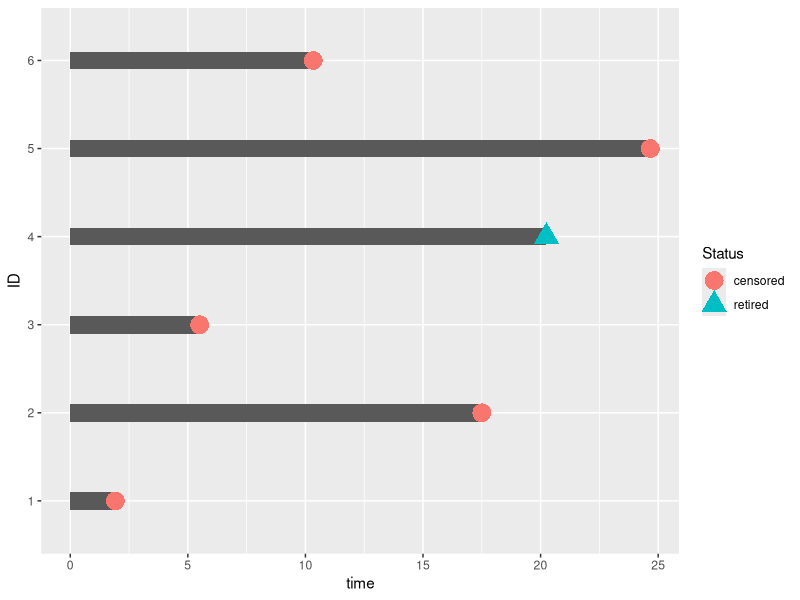
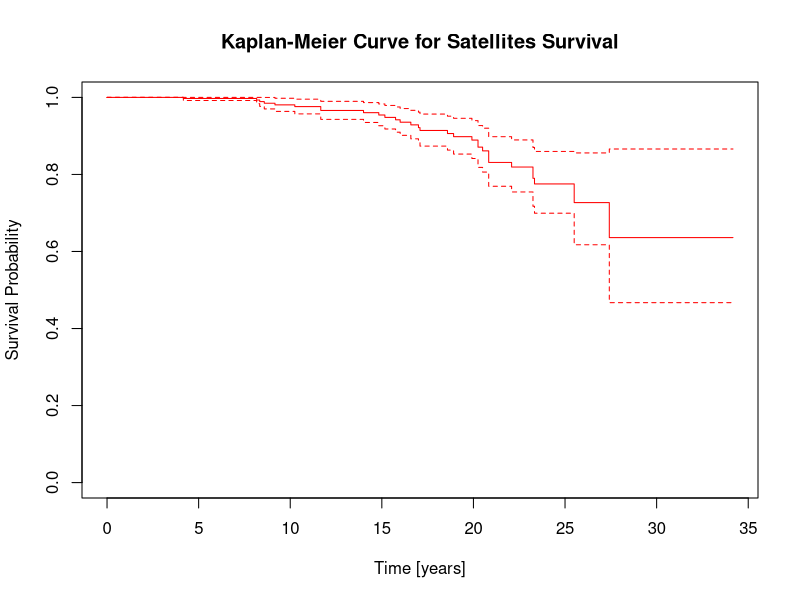

Source code (R) for these figures, in order: (Note: this script raises an error after producing the figures.)
## ---- chunk 1
setwd("C:/Users/simon/OneDrive/Desktop/V Anno/I Semester/Nonparametric Statistics/Project")
## ---- chunk 2
library(readxl)
library(survival)
library(survminer)
library(dplyr) 
library(ggplot2)
library(knitr)
library(broom)
library(tidyr)
## ---- chunk 3
data <- read_excel("Data_Satellites.xlsx", col_names = TRUE)
## ---- chunk 4
summary(data)
## ---- chunk 5
data$Country <- factor(data$Country, ordered = F)
print('Country')
table(data$Country)

data$Users <- factor(data$Users, ordered = F)
print('Users')
table(data$Users)

data$Purpose <- factor(data$Purpose, ordered = F)
print('Purpose')
table(data$Purpose)

data$Orbit <- factor(data$Orbit, ordered = F)
print('Class of Orbit')
table(data$Orbit)

data$Status <- factor(data$Status, ordered = F)
print('Status')
table(data$Status)
## ---- chunk 6
continenti <- c("Oceania", "Asia", "Europe", "South America", "North America",
                "Asia", "Africa", "Europe", "Europe", "Europe",
                "Asia", "Europe", "Asia", "Europe", "Multinational",
                "Europe", "Asia", "Europe", "Asia", "Europe",
                "Europe", "Asia", "Asia", "Middle East", "Europe",
                "North America")


## ---- chunk 7
data <- data[sample(nrow(data)), ]
## ---- chunk 8
data$ID <- factor(seq(1:nrow(data))) 
data_subs <- head(data)
time <- data_subs$'Effective Lifetime'

ggplot(data=data_subs,aes(x=ID,y=time)) + 
  geom_bar(stat='identity',width=0.2) +
  geom_point(aes(color=Status,shape=Status),size=6) +
  coord_flip()
## ---- chunk 9
head(Surv(time=data$'Effective Lifetime',  # T_i
          event=data$Status == 'retired') # tell the object which rows have the event
     )
## ---- chunk 10
time <- data$'Effective Lifetime'
fit <- survfit(Surv(time,data$Status == 'retired') ~ 1, data = data)
## ---- chunk 11
summary(fit)
## ---- chunk 12
kable(head(tidy(fit),20))
## ---- chunk 13
surv_median(fit)
## ---- chunk 14
plot(fit, conf.int = T, xlab='Time [years]', ylab = 'Survival Probability', col='red',
     main="Kaplan-Meier Curve for Satellites Survival")
## ---- chunk 15
mydata <- data[, c("Effective Lifetime", "Status")]

time <- mydata$'Effective Lifetime'

# Esegui la funzione survfit con il dataframe corretto
fit <- survfit(Surv(time = time, event = mydata$Status == 'retired') ~ 1, data = mydata)

# Utilizza ggsurvplot per visualizzare il grafico di Kaplan-Meier
ggsurvplot(fit,
           data = mydata,
           risk.table = TRUE,
           risk.table.col = "strata",
           surv.median.line = "hv",
           ggtheme = theme_bw(),
           break.time.by = 5,
           title = "Kaplan-Meier Curve for Satellites Survival")

## ---- chunk 16
cumulative_incidence <- 1 - fit$surv
## ---- chunk 17
ggsurvplot(fit,
           risk.table = TRUE, # Add risk table
           risk.table.col = "strata", # Change risk table color by groups
           surv.median.line = "hv", # Specify median survival
           ggtheme = theme_bw(), # Change ggplot2 theme
           break.time.by=5,
           fun='event',
           title="Cumulative Incidence Curve")
## ---- chunk 18
ggsurvplot(fit,
           risk.table = TRUE, # Add risk table
           ggtheme = theme_bw(), # Change ggplot2 theme
           break.time.by=5,
           fun='cumhaz',
           title="Cumulative Hazard Curve for Satellites Survival")
## ---- chunk 19
fit.Users <- survfit(Surv(time,data$Status == 'retired') ~ Users, data=data)
ggsurvplot(fit.Users, conf.int = F, risk.table.col = "strata", legend='none')
